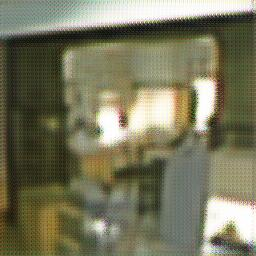
#> input picture checkpoint/epochTestVisual/epoch_1_predict_1.jpg, 256 x 256 px, given as the content of the folder pixFiles/test_NewBlur/netG_unet_256_epoch_20_0_lr_0002/YOLO/, which was not available
$ python plot.py   (older library calls are emulated)
#> lines starting #> are read from the running program, lines starting #| are printed output that depends on the picture
import matplotlib.pyplot as plt
import numpy as np
from PIL import Image, ImageOps
import glob
from os import listdir
from os.path import join, splitext


# [168 lines left out: functions plot_PSNRs_SSIMs, plot_Loss, splice_epoch_images, not called in this run]

    # [16 lines of commented-out code are left out]

def splice_test_images(image_dir, number_of_images, imageNameSave):

#> called with number_of_images = 9, imageNameSave = 'netG_unet_256_epoch_20_0_lr_0002.png'
    input_fullnames = listdir(image_dir)

    # self.input_fullnames.sort(key = lambda fullname: int(splitext(fullname)[0]))
    # input_fullnames.sort(key = lambda fullname: int(splitext(fullname)[0].split('_')[0]))

    # print(input_fullnames)

    UNIT_SIZE = 369
    TARGET_WIDTH = 369*number_of_images # 拼接完后的横向长度
    target = Image.new('RGB', (TARGET_WIDTH, UNIT_SIZE))
#> target: PIL image 3321x369 RGB; every value is 0
    left = 0
    right = UNIT_SIZE
    epoch = 0
    for image_name in input_fullnames:

        print(image_name)

        img = Image.open(image_dir+image_name)
#> img is the input picture: PIL image 256x256 RGB; mean R, G, B 120.3, 118.9, 93.1
        img = img.resize((UNIT_SIZE, UNIT_SIZE),Image.ANTIALIAS)
#> img: PIL image 369x369 RGB
        # print(img.size)
        target.paste(img, (left, 0, right, UNIT_SIZE))# 将image复制到target的指定位置中
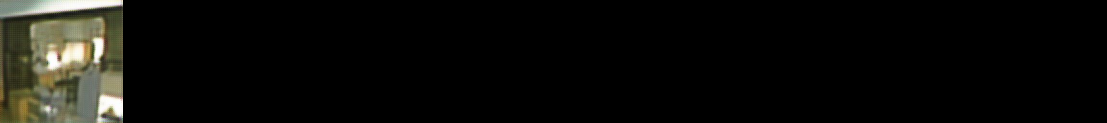
#> target: PIL image 3321x369 RGB (shown at 1/3 size); mean R, G, B 13.4, 13.2, 10.3
        left += UNIT_SIZE # left是左上角的横坐标，依次递增
        right += UNIT_SIZE # right是右下的横坐标，依次递增

    quality_value = 100 # quality来指定生成图片的质量，范围是0～100
    target.save(imageNameSave)
    target.show()


if __name__ == '__main__':
    data_dirs = []
    data_dirs += ['../pix2pixFiles/GPU_result/cGAN_deblur_simplified_unet/checkpoint/']
    data_dirs += ['../pix2pixFiles/GPU_result/cGAN_deblur_simplified_resnet/checkpoint/']
    data_dirs += ['../pix2pixFiles/GPU_result/cGAN_deblur_simplified_0005/checkpoint/']
    data_dirs += ['../pix2pixFiles/GPU_result/cGAN_deblur_simplified_0002NoDecay/checkpoint/']

    # [5 lines of commented-out code are left out]

    data_dirs = ['../pix2pixFiles/GPU_result/cGAN_depth_simplified_unet/checkpoint/']
    # plot_Loss(data_dirs)

    splice_epoch_images_dir = './GPU_result/cGAN_deblur_simplified_unet/checkpoint/image_for_comparison/'

    # splice_epoch_images(splice_epoch_images_dir)


    splice_test_images_dir = './GPU_result/cGAN_depth_simplified_resnet/checkpoint/samples_predict_images/YOLO/'
    # splice_test_images_dir = './test/input/YOLO/'
    splice_test_images_dir = './depth_New_test_sample/netG_unet_256_epoch_80_80_lr_0002/YOLO/'
    splice_test_images_dir = './GPU_result/cGAN_deblur_simplified_0005/checkpoint/visualSetSamples/YOLO/'
    splice_test_images_dir = './GPU_result/cGAN_deblur_simplified_unet/checkpoint/image_for_comparison/originBlur/'
    splice_test_images_dir = './GPU_result/cGAN_deblur_simplified_0005/checkpoint/visualSetSamples/YOLO/'

    splice_test_images_dir = './test/netG_unet_256_epoch_10_10_lr_0005/YOLO/'
    splice_test_images_dir = './depth_New_test_sample/netG_resnet_9blocks_epoch_80_80_lr_0002/YOLO/'

    splice_test_images_dir = '../pix2pixFiles/GPU_result/cGAN_depth_simplified_unet/checkpoint/epoch_predict_images/epoch160/YOLO/'
    splice_test_images_dir = '../pix2pixFiles/GPU_result/cGAN_deblur_simplified_0002NoDecay/checkpoint/visualSetSamples/YOLO/'
    splice_test_images_dir = '../pix2pixFiles/test_NewBlur/netG_unet_256_epoch_20_0_lr_0002/YOLO/'

    splice_test_images(splice_test_images_dir, 9, 'netG_unet_256_epoch_20_0_lr_0002.png')


$ run again, on checkpoint/epochTestVisual/epoch_1_predict_12.jpg
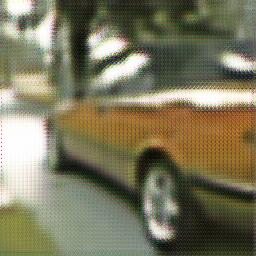
#> input picture checkpoint/epochTestVisual/epoch_1_predict_12.jpg, 256 x 256 px, given as the content of the folder pixFiles/test_NewBlur/netG_unet_256_epoch_20_0_lr_0002/YOLO/, which was not available
#> in splice_test_images, img is the input picture: PIL image 256x256 RGB; mean R, G, B 123.9, 119.6, 93.7
#> img: PIL image 369x369 RGB
#> in splice_test_images, `target.paste(img, (left, 0, right, UNIT_SIZE))# 将image复制到target的指定位置中`:
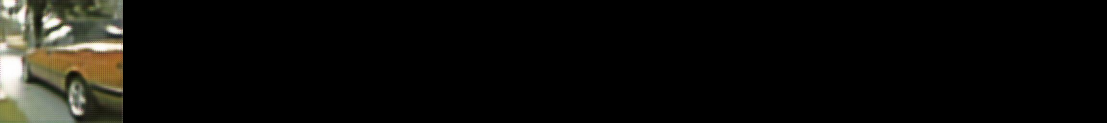
#> target: PIL image 3321x369 RGB (shown at 1/3 size); mean R, G, B 13.8, 13.3, 10.4
